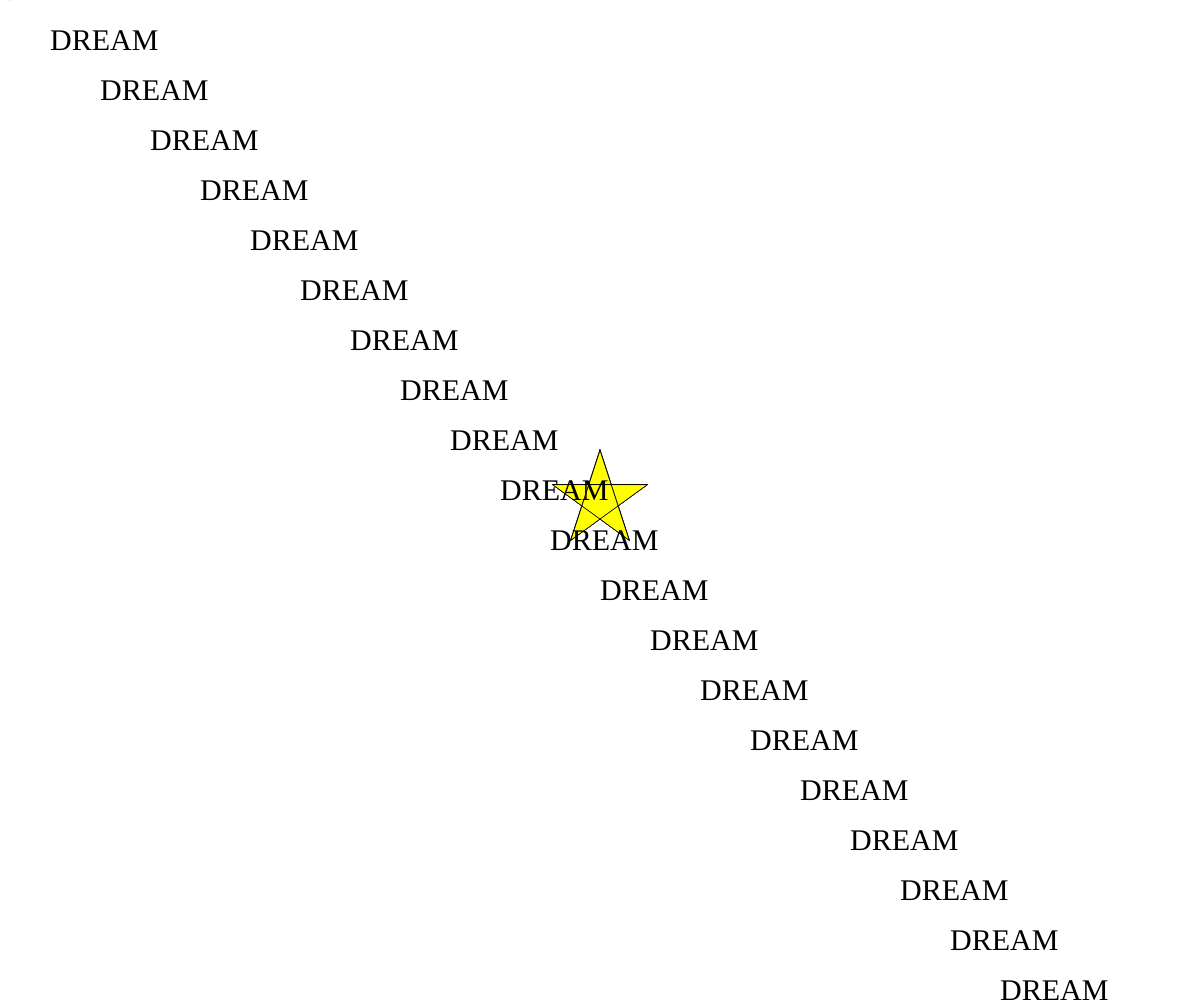
Frame 1 (no input)
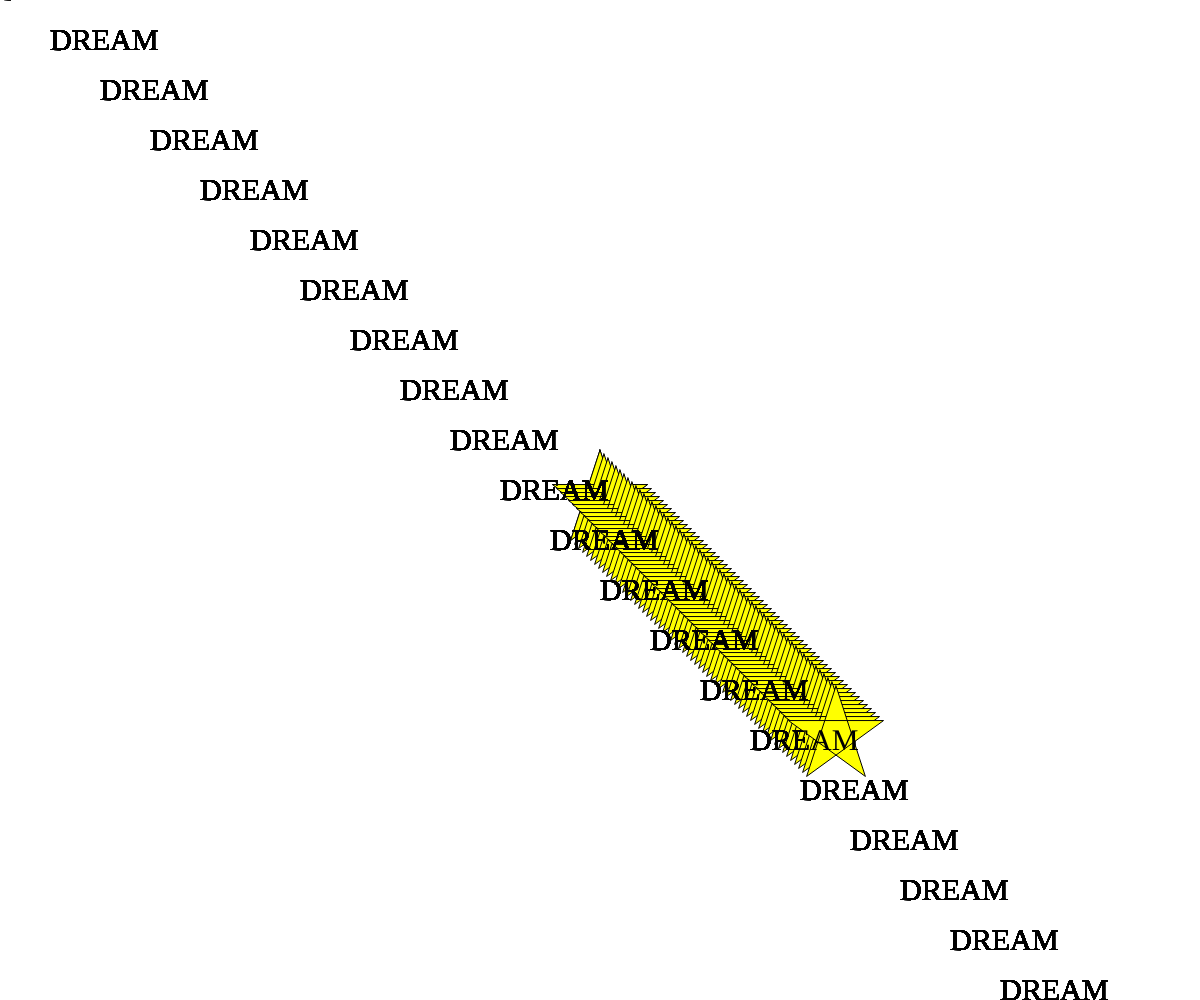
Frame 60 (no input)
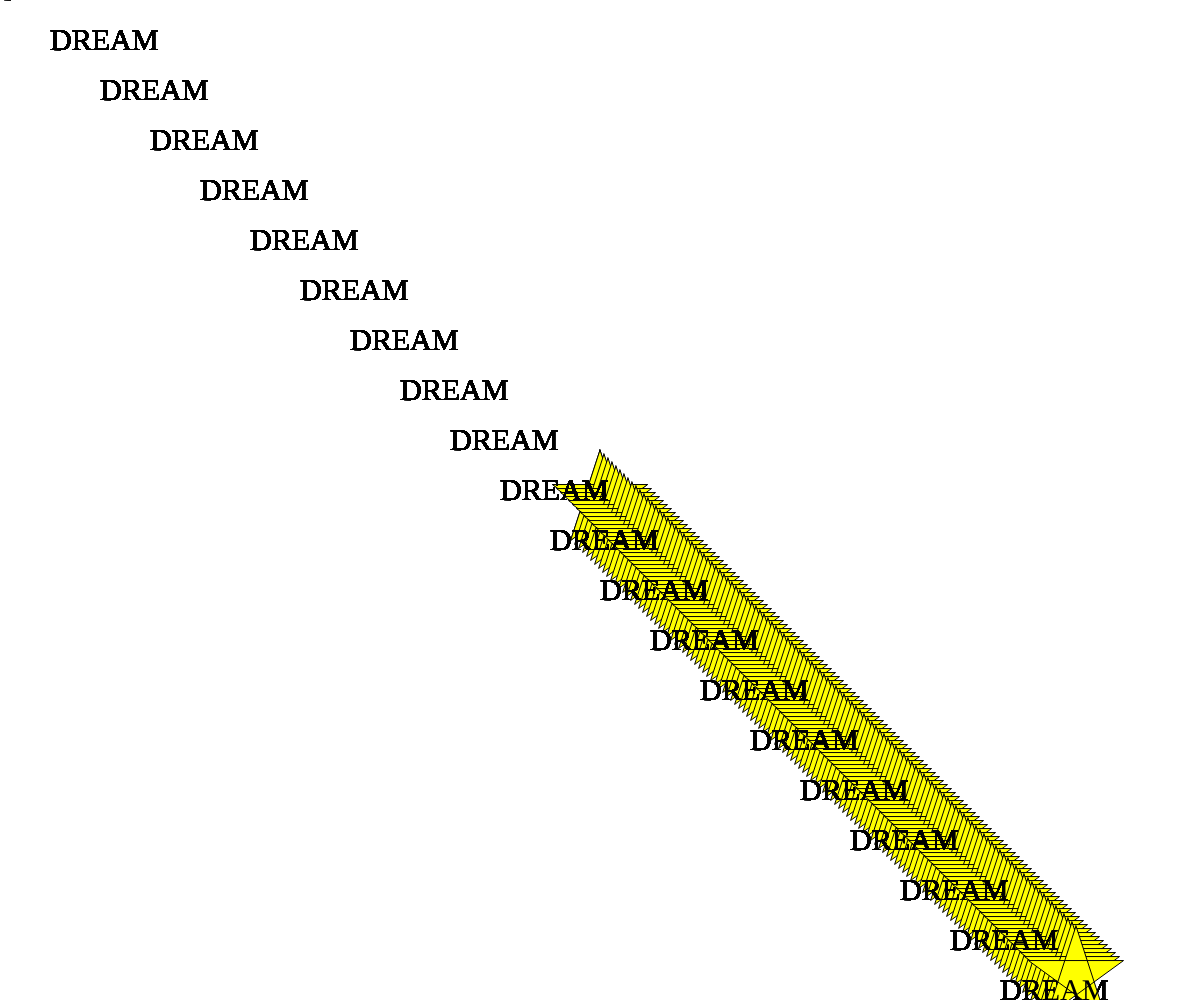
Frame 120 (the mouse pressed at the canvas centre since frame 60)

The p5.js sketch that drew these frames (run headless with seeded random() and noise() and a simulated clock; from frame 60 on, the mouse is pressed at the canvas centre):

// p5.js sketch
// ── sketch.js
// 最終課題を制作しよう

let x, y, vx, vy;
let grabbed;


function setup(){
  createCanvas(windowWidth, windowHeight);
  reset();
  star(x,y,50);
}

function reset(){
  x = width / 2;
  y = height / 2;
  vx = 4;
  vy = 4;
  grabbed = false;
}

  function draw(){
  fill(255, 255, 0);
  star(x, y, 50, 0);
  fill(0)
  textSize(30);
  textFont('arial black')
  for(let i = 0; i < 100; i++){
  text("DREAM", i*50, i*50);
  }
  fill(255)
  textSize(30);
  textFont('arial black')
  text("DREAM", 700, 130);
  // 跳ね返り
  if(!grabbed){  x += vx; y += vy;  }
  if( x < 0 || x > width){vx = -1 * vx};  // 横
  if(y < 0 || y > height){ vy = -1 * vy; } // 縦
// x座標, y座標を画面内にする
  x = constrain(x, 0, width);
  y = constrain(y, 0, height);
}

function star(cx, cy, r){
  beginShape();    // 点つなぎを始める
  for(let i = 0; i < 5; i++){
    const theta = TWO_PI * i * 2 / 5 - HALF_PI;
    const x = cx + cos(theta) * r;
    const y = cy + sin(theta) * r;
    vertex(x, y);  // 次につなぐ点を１つ増やす
  }
  endShape(CLOSE); // 点つなぎを終わる
}


function keyPressed(){
  if(key == " "){ reset(); } // スペースキーを押したらリセット
}

function mousePressed(){
  grabbed = dist(mouseX, mouseY, x, y) < 30; // distは２点の距離を求める関数
}

function mouseDragged(){
  if(grabbed){
    x = mouseX;
    y = mouseY;
  }
}

function mouseReleased(){
  if(grabbed){
    grabbed = false;
    vx = mouseX - pmouseX;
    vy = mouseY - pmouseY;
  }
}

function windowResized(){
  resizeCanvas(windowWidth, windowHeight);
}
